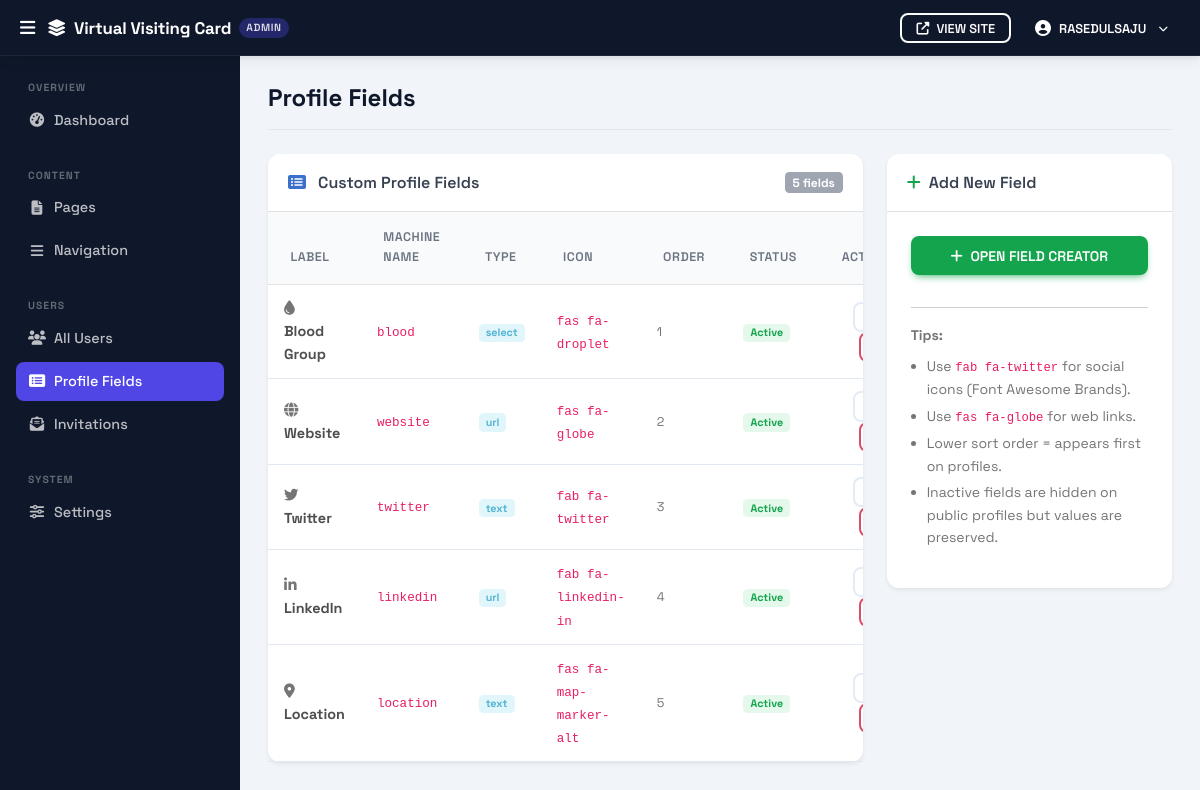
Page /admin/fields/index.php (signed in) on the committed database.
### tables this page shows
CREATE TABLE `profile_fields` (
  `id`              INT UNSIGNED                                  NOT NULL AUTO_INCREMENT,
  `field_name`      VARCHAR(100)                                  NOT NULL,
  `field_label`     VARCHAR(150)                                  NOT NULL,
  `field_type`      ENUM('text','url','textarea','date','select') NOT NULL DEFAULT 'text',
  `field_icon`      VARCHAR(100)                                  NOT NULL DEFAULT 'fas fa-tag',
  `field_options`   TEXT                                          NULL DEFAULT NULL,
  `edit_permission` ENUM('user','admin')                          NOT NULL DEFAULT 'user',
  `lock_after_set`  TINYINT(1)                                    NOT NULL DEFAULT 0,
  `is_repeatable`   TINYINT(1)                                    NOT NULL DEFAULT 0,
  `group_key`       VARCHAR(50)                                   NULL DEFAULT NULL,
  `group_label`     VARCHAR(150)                                  NULL DEFAULT NULL,
  `sort_order`      INT                                           NOT NULL DEFAULT 0,
  `is_active`       TINYINT(1)                                    NOT NULL DEFAULT 1,
  `is_public`       TINYINT(1)                                    NOT NULL DEFAULT 1,
  `created_at`      DATETIME                                      NOT NULL DEFAULT CURRENT_TIMESTAMP,
  PRIMARY KEY (`id`),
  UNIQUE KEY `uq_field_name` (`field_name`)
);

### helpers.php (called while the page is built, shortened)
<?php
function e(string $s): string
{
    return htmlspecialchars($s, ENT_QUOTES | ENT_HTML5, 'UTF-8');
}

### admin/fields/index.php (the view, shortened to what this page needs)
<?php
require_once __DIR__ . '/../../helpers.php';
$pdo    = getDB();
$fields = $pdo->query(
    'SELECT * FROM profile_fields ORDER BY sort_order ASC, id ASC'
)->fetchAll();
require_once __DIR__ . '/../layout_header.php';
?>
<div class="row g-4">
    <div class="col-lg-8">
        <div class="card border-0 shadow-sm">
            <div class="card-header bg-transparent border-bottom d-flex justify-content-between align-items-center">
                <span class="fw-semibold">
                    <i class="fas fa-list-alt me-2 text-primary"></i>
                    Custom Profile Fields
                </span>
                <span class="badge bg-secondary"><?= count($fields) ?> field<?= count($fields) !== 1 ? 's' : '' ?></span>
            </div>
            <div class="table-responsive">
                <table class="table table-hover align-middle mb-0">
                    <thead class="table-light">
                        <tr>
                            <th>Label</th>
                            <th>Machine Name</th>
                            <th>Type</th>
                            <th>Icon</th>
                            <th>Order</th>
                            <th>Status</th>
                            <th class="text-end">Actions</th>
                        </tr>
                    </thead>
                    <tbody>
                    <?php foreach ($fields as $f): ?>
                    <tr class="<?= !$f['is_active'] ? 'table-secondary opacity-60' : '' ?>">
                        <td>
                            <i class="<?= e($f['field_icon']) ?> me-2 text-muted"></i>
                            <strong><?= e($f['field_label']) ?></strong>
                        </td>
                        <td><code class="small"><?= e($f['field_name']) ?></code></td>
                        <td>
                            <span class="badge bg-info-subtle text-info"><?= e($f['field_type']) ?></span>
                        </td>
                        <td><code class="small"><?= e($f['field_icon']) ?></code></td>
                        <td class="text-muted small"><?= (int)$f['sort_order'] ?></td>
                        <td>
                            <?php if ($f['is_active']): ?>
                                <span class="badge bg-success-subtle text-success">Active</span>
                            <?php else: ?>
                                <span class="badge bg-secondary-subtle text-secondary">Inactive</span>
                            <?php endif; ?>
                        </td>
                        <td class="text-end">
                            <a href="<?= BASE_URL ?>admin/fields/edit.php?id=<?= (int)$f['id'] ?>"
                               class="btn btn-sm btn-outline-secondary me-1" title="Edit">
                            </a>
                            <form method="POST" action="<?= BASE_URL ?>admin/fields/delete.php" class="d-inline">
                                <button type="submit" class="btn btn-sm btn-outline-danger"
                                        data-confirm="Delete field '<?= e($f['field_label']) ?>'? All user values for this field will also be deleted.">
                                </button>
                            </form>
                        </td>
                    </tr>
                    <?php endforeach; ?>
                    </tbody>
                </table>
            </div>
        </div>
    </div>
    <div class="col-lg-4">
        <div class="card border-0 shadow-sm">
            <div class="card-header bg-transparent border-bottom fw-semibold">
                <i class="fas fa-plus me-2 text-success"></i>Add New Field
            </div>
            <div class="card-body p-4">
                <a href="<?= BASE_URL ?>admin/fields/create.php" class="btn btn-success w-100 mb-3">
                    <i class="fas fa-plus me-1"></i> Open Field Creator
                </a>
                <hr>
                <p class="text-muted small mb-2"><strong>Tips:</strong></p>
                <ul class="small text-muted ps-3">
                    <li class="mb-1">Use <code>fab fa-twitter</code> for social icons (Font Awesome Brands).</li>
                    <li class="mb-1">Use <code>fas fa-globe</code> for web links.</li>
                    <li class="mb-1">Lower sort order = appears first on profiles.</li>
                    <li>Inactive fields are hidden on public profiles but values are preserved.</li>
                </ul>
            </div>
        </div>
    </div>
</div>
<?php require_once __DIR__ . '/../layout_footer.php'; ?>

### assets/css/custom.css (style rules this page uses)
:root { --cms-primary: #4f46e5; --cms-primary-dark: #3730a3; --cms-accent: #7c3aed; --cms-ink: #0f172a; --cms-body: #374151; --cms-muted: #6b7280; --cms-border: #e2e8f0; --cms-bg: #f8fafc; --cms-surface: #ffffff; --cms-radius: 12px; --cms-shadow: 0 2px 16px rgba(15, 23, 42, .08); --cms-shadow-lg: 0 8px 32px rgba(15, 23, 42, .12); --cms-font-display: 'Space Grotesk', system-ui, sans-serif; --cms-font-body: -apple-system, BlinkMacSystemFont, 'Segoe UI', system-ui, sans-serif; }
html { scroll-behavior: smooth; }
body { font-family: var(--cms-font-body); background-color: var(--cms-bg); color: var(--cms-body); min-height: 100vh; display: flex; flex-direction: column; }
.card { border-radius: var(--cms-radius) !important; box-shadow: var(--cms-shadow); }
.bg-success-subtle { background: rgba(34,197,94,.12) !important; }
.bg-info-subtle { background: rgba(6,182,212,.12) !important; }

### assets/css/admin.css (style rules this page uses)
:root { --adm-sidebar-w: 240px; --adm-topbar-h: 56px; --adm-sidebar-bg: #0f172a; --adm-sidebar-hover: rgba(255, 255, 255, .07); --adm-sidebar-active: #4f46e5; --adm-sidebar-text: rgba(255, 255, 255, .72); --adm-sidebar-label: rgba(255, 255, 255, .35); --adm-content-bg: #f1f5f9; --adm-card-bg: #ffffff; --adm-border: #e2e8f0; --adm-font: 'Space Grotesk', system-ui, sans-serif; }
.admin-body { background: var(--adm-content-bg); font-family: var(--adm-font); padding-top: var(--adm-topbar-h); min-height: 100vh; }
.admin-body .card { border-radius: 12px !important; background: var(--adm-card-bg); }
.admin-body .card-header { background: transparent; border-bottom-color: var(--adm-border); padding: 1rem 1.25rem; font-weight: 600; }
.admin-body .table th { font-size: .78rem; font-weight: 600; letter-spacing: .04em; text-transform: uppercase; color: #6b7280; border-bottom-width: 1px; }
.admin-body .table td { vertical-align: middle; border-bottom-color: var(--adm-border); padding: .75rem 1rem; }
.admin-body .table-light th { background: #f8fafc; }
.admin-body .btn { border-radius: 8px; font-weight: 600; font-size: .875rem; }
.admin-body .btn-sm { font-size: .8rem; }

### rows in the picture
profile_fields: field_label "Blood Group", field_name "blood", field_type "select", field_icon "fas fa-droplet", sort_order "1", is_active "Active"
profile_fields: field_label "Website", field_name "website", field_type "url", field_icon "fas fa-globe", sort_order "2", is_active "Active"
profile_fields: field_label "Twitter", field_name "twitter", field_type "text", field_icon "fab fa-twitter", sort_order "3", is_active "Active"
profile_fields: field_label "LinkedIn", field_name "linkedin", field_type "url", field_icon "fab fa-linkedin-in", sort_order "4", is_active "Active"
profile_fields: field_label "Location", field_name "location", field_type "text", field_icon "fas fa-map-marker-alt", sort_order "5", is_active "Active"

### other values in the picture
siteName() "Virtual Visiting Card"
$_adminUser "RASEDULSAJU"
$label "Dashboard Pages Navigation All Users Profile Fields Invitations Settings"
$pageTitle "Profile Fields"
count($fields) "5"
